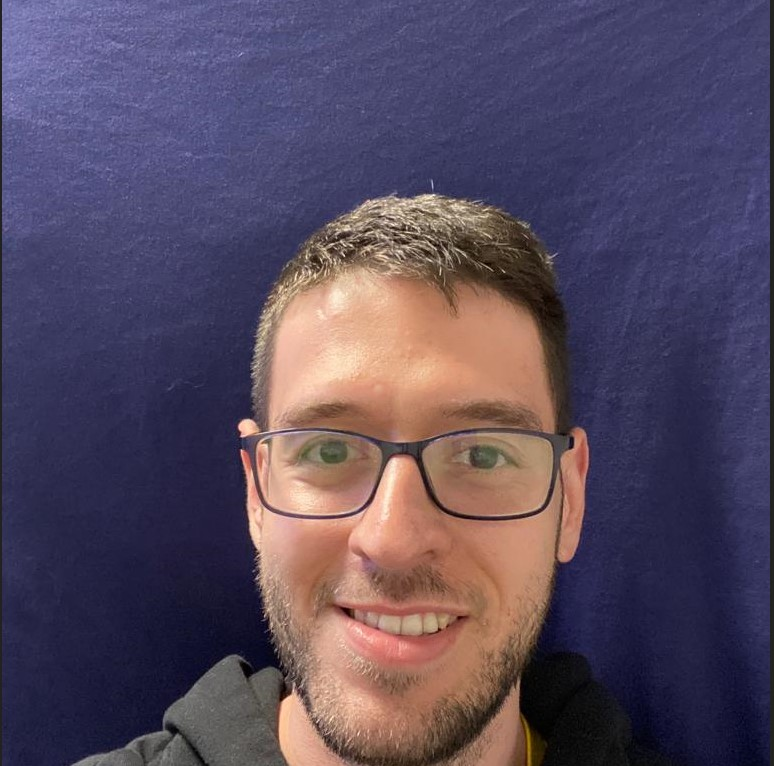
%> input picture imCourse/imgB.jpg, 774 x 766 px
$ octave ex1.m   (GNU Octave 9; MATLAB toolbox functions it lacks are replaced by stand-ins)
%> lines starting %> are read from the running program, lines starting %| are printed output that depends on the picture; in (x1, y1, x2, y2) boxes, pixels count from 0 and x2, y2 are one past the last pixel; in counts of white or black regions, pixels touching at a corner belong together; the program's own positions count from 1
clear all
addpath("C:\Users\rom21\OneDrive\Desktop\rep\MY_Repository\imCourse")
img = imread("imgB.jpg");
%> img is the input picture: size 766x774x3 uint8; mean R, G, B 87.2, 74.5, 94.5
h = imshow('imgB.jpg');
hp = impixelinfo;

mask_b = ((img(:,:,3) < 180 ) & (img(:,:,1) < 130) & (img(:,:,2) < 130) & (img(:,:,3) - img(:,:,2) > 20 ) & (img(:,:,3)) -img(:,:,1) > 20  );
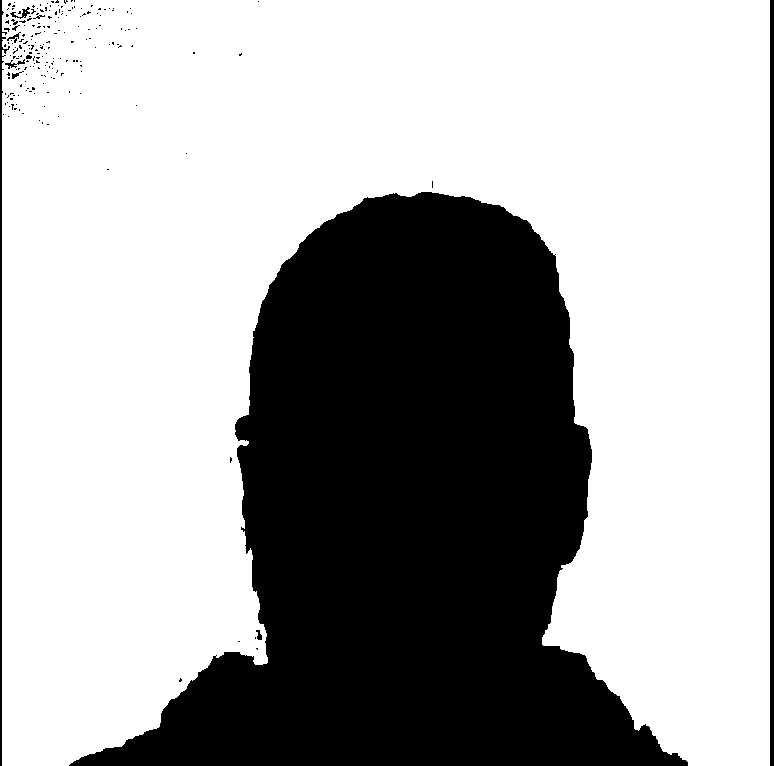
%> mask_b: size 766x774 logical; 66.8% white; 209 black regions (198 under 20 px), largest, box (x1, y1, x2, y2) and area: (69, 192, 688, 766) 191224, (770, 0, 774, 766) 3064, (0, 0, 10, 766) 1587
%%
imshow(uint8(~mask_b).*img)
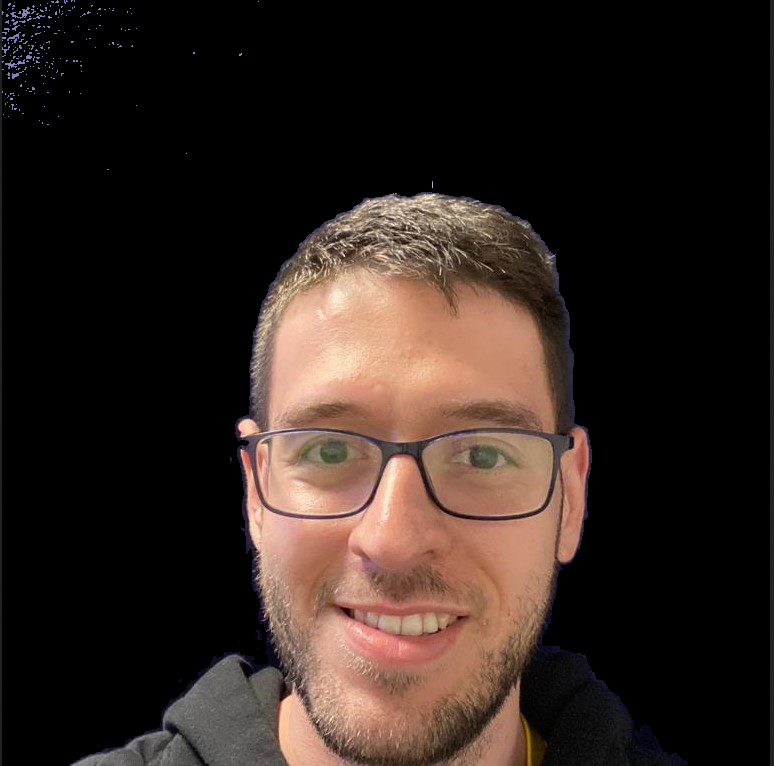
%> displayed picture: size 766x774x3, on the screen's scale of 0 to 255; mean R, G, B 48.7, 36.6, 31.1
mask_img = uint8(~mask_b).*img;
%mask_img(mask_img==0)=255;
imshow(mask_img)
img_bck = imread("tire.tif");
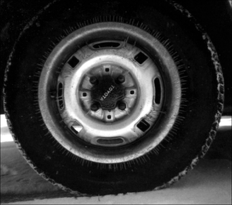
%> input picture LAB_IP_ADV/Lab2/tire.tif, 232 x 205 px
%> img_bck is the input picture: size 205x232 uint8; min 0, max 255, mean 53.7
img_bck = imresize(img_bck ,size(mask_img(:,:,1)));
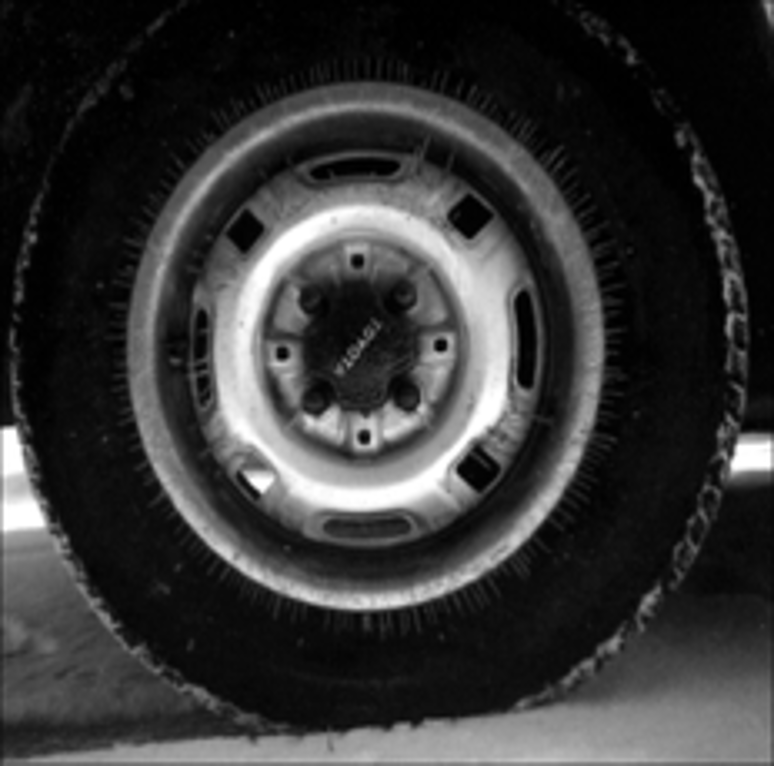
%> img_bck: size 766x774 uint8; min 0, max 255, mean 53.7
imshow(img_bck.*unit8(mask_b))
%> (this line was passed over: unit8 is not available in this run)
imshow(mask_img+img_bck.*unit8(mask_b))
%> (this line was passed over: unit8 is not available in this run)

%%

h = imshow('hestain.png');
%> (this line was passed over: imshow is not available in this run)
hp = impixelinfo;
set(hp,'Position',[5 1 300 20]);

%%
A = 7;
f = 10;
L = 1;
fs = 12;
Ts = 1/fs;
t = linspace(0,L,L/Ts);
y = sin(2*pi*f*t)
%%

A = 7
f = 10
L = 1
fs = 200
Ts = 1/fs
t = linspace(0,L,(L/Ts));
y = cos(2*pi*f*t);
plot(t,y)
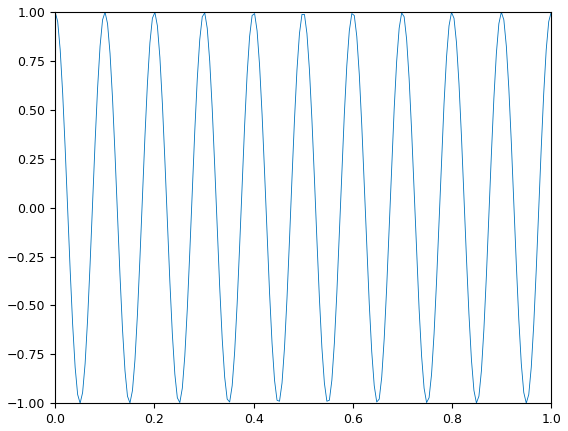
%> figure redrawn from the program's plot data; curve peaks at x = 0, y = 1
figure;
plot(abs(fft(y)))
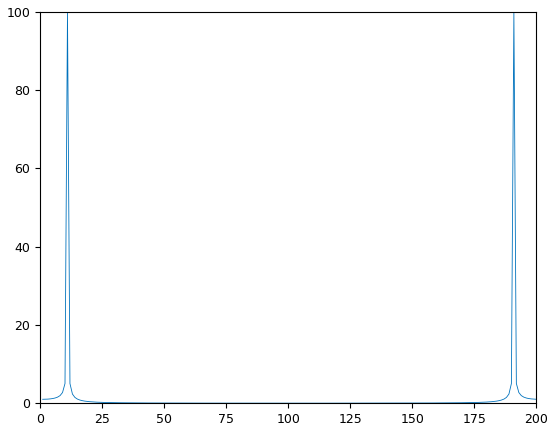
%> figure redrawn from the program's plot data; curve peaks at x = 11, y = 99.84
